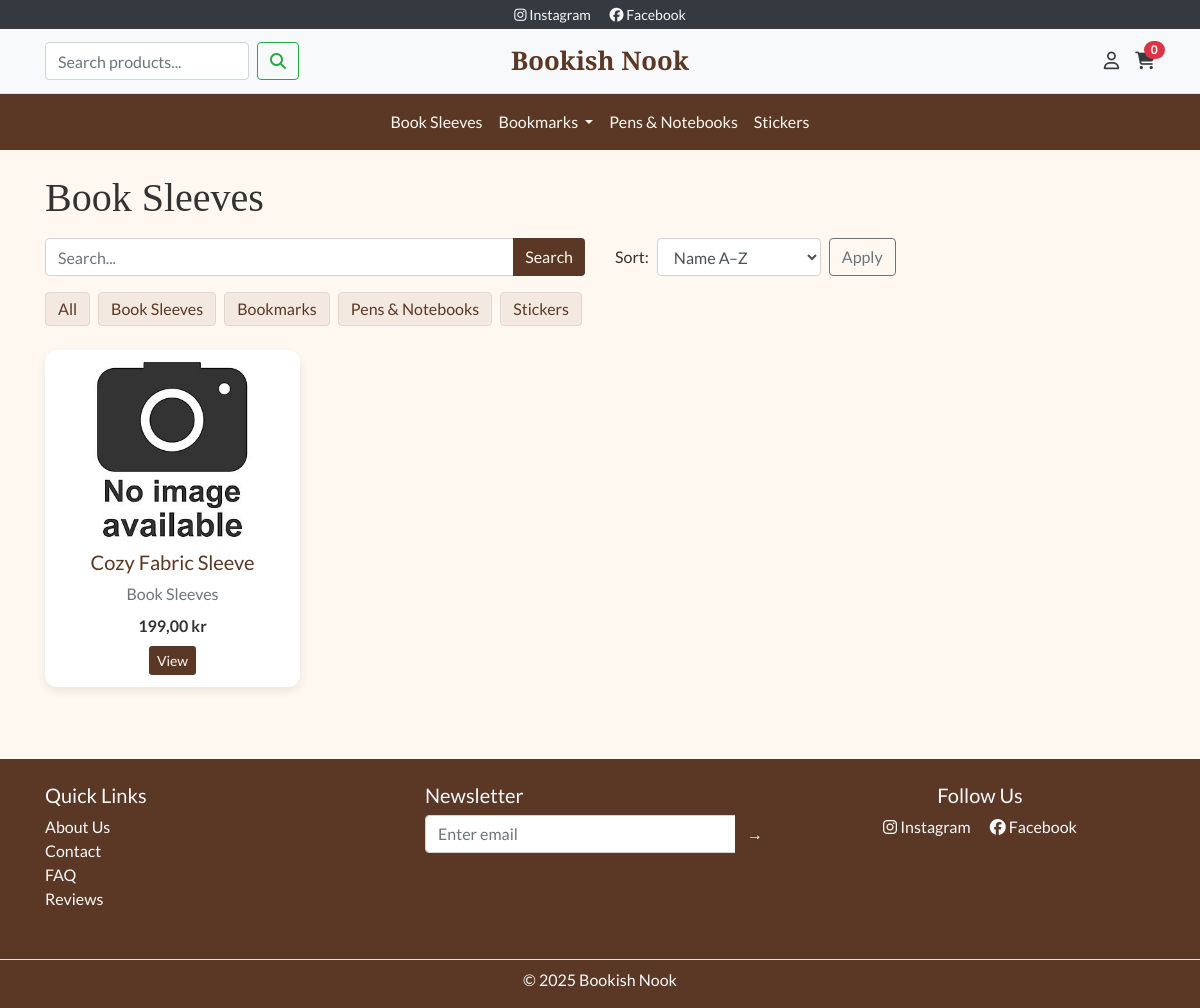
The app's page /products/category/book-sleeves/, older data.
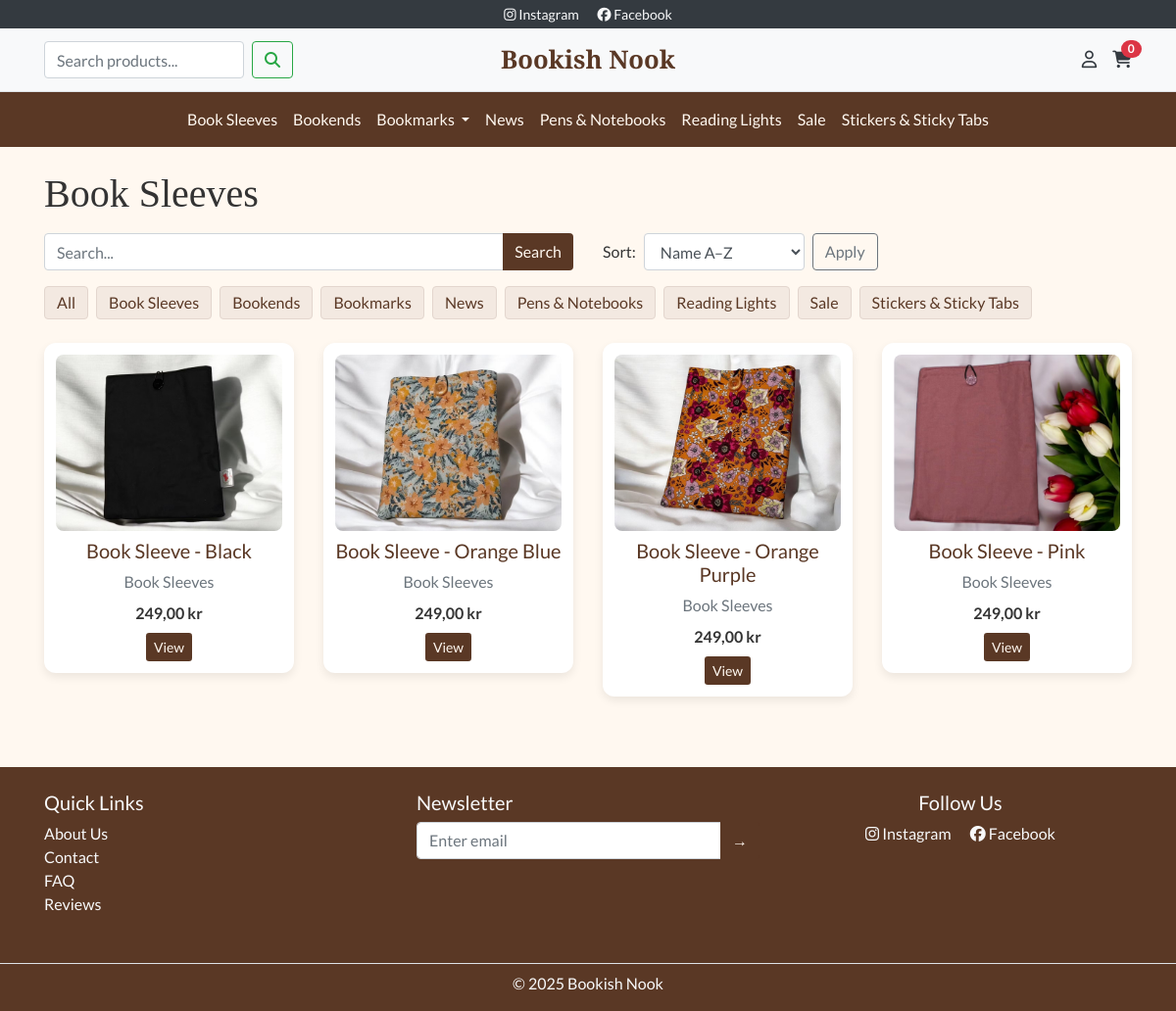
The same page, newer data.
### products/models.py (models this page shows, shortened)
class Category(models.Model):
    name = models.CharField(max_length=100)
    slug = models.SlugField(max_length=110, unique=False)
    parent = models.ForeignKey(
        "self", null=True, blank=True,
        related_name="children", on_delete=models.CASCADE
    )
    is_active = models.BooleanField(default=True)
    description = models.TextField(blank=True)
    class Meta:
        unique_together = ("parent", "slug")  # samma slug kan finnas under olika föräldrar
        ordering = ["parent__id", "name"]
    @property
    def slug_path(self):
        parts, c = [], self
        while c:
            parts.append(c.slug)
            c = c.parent
        return "/".join(reversed(parts))
    def get_absolute_url(self):
        return f"/products/category/{self.slug_path}/"
    def descendant_ids(self):
        ids = [self.id]
        for child in self.children.all():
            ids.extend(child.descendant_ids())
        return ids

class Product(models.Model):
    category = models.ForeignKey(Category, on_delete=models.PROTECT, related_name="products")
    name = models.CharField(max_length=150)
    slug = models.SlugField(max_length=170, unique=True, blank=True)
    description = models.TextField(blank=True)
    price = models.DecimalField(max_digits=8, decimal_places=2)
    image = models.ImageField(upload_to="products/", blank=True, null=True)
    is_active = models.BooleanField(default=True)
    stock = models.PositiveIntegerField(default=0)
    created = models.DateTimeField(auto_now_add=True)
    updated = models.DateTimeField(auto_now=True)
    class Meta:
        ordering = ["name"]
    def get_absolute_url(self):
        return reverse("products:detail", args=[self.slug])

### products/views.py (the view)
# urls.py: path('', views.product_list, name='list'),  # /products/
def product_list(request, slug_path=None):
    products = Product.objects.filter(is_active=True).select_related("category")
    category = None
    if slug_path:
        category = _resolve_category_by_path(slug_path)
        products = products.filter(category_id__in=category.descendant_ids())
    q = request.GET.get("q")
    if q:
        products = products.filter(
            Q(name__icontains=q) | Q(description__icontains=q)
        )
    sort = request.GET.get("sort", "name")
    if sort not in ["name", "-name", "price", "-price", "created", "-created"]:
        sort = "name"
    products = products.order_by(sort)
    categories = Category.objects.filter(parent__isnull=True, is_active=True).order_by("name")
    context = {
        "categories": categories,
        "category": category,
        "products": products,
        "sort": sort,
        "q": q,
    }
    return render(request, "products/product_list.html", context)

### bookshop/context_processors.py (called while the page is built)
def cart_count(request):
    cart = request.session.get("cart", {})
    return {"cart_count": sum(cart.values())}

def nav_categories(request):
    roots = Category.objects.filter(parent__isnull=True, is_active=True).order_by("name")
    bookmarks = Category.objects.filter(slug="bookmarks", parent__isnull=True).first()
    return {
        "root_categories": roots,      # alla rotkategorier
        "bookmarks_cat": bookmarks,    # Bookmarks-objektet (rot)
    }
    return {"root_categories": roots}

### products/templatetags/price_filters.py (called while the page is built)
@register.filter
def currency(value):
    try:
        dec = Decimal(value)
    except (InvalidOperation, TypeError, ValueError):
        return f"{value} kr"
    formatted = f"{dec:,.2f}".replace(",", " ").replace(".", ",")
    return f"{formatted} kr"

### products/views.py (called while the page is built)
def _resolve_category_by_path(slug_path: str):
    parts = [p for p in slug_path.split("/") if p]
    parent = None
    cat = None
    for slug in parts:
        cat = get_object_or_404(Category, slug=slug, parent=parent)
        parent = cat
    return cat

### products/templates/products/product_list.html (shortened to what this page needs)
{% extends "base.html" %}
{% load static price_filters %}
{% block content %}
<div class="row">
  <div class="col-12">
    <h1 class="bn-section-title mb-3">
      {% if category %}{{ category.name }}{% else %}All Products{% endif %}
    </h1>
  </div>
</div>
<div class="row align-items-center mb-3">
  <div class="col-12 col-md-6 mb-2 mb-md-0">
    <form class="w-100" method="get">
      <div class="input-group">
        <input class="form-control" type="text" name="q" placeholder="Search..." value="{{ q|default:'' }}">
        <div class="input-group-append">
          <button class="btn bn-btn-primary" type="submit">Search</button>
        </div>
      </div>
    </form>
  </div>
  <div class="col-12 col-md-6 d-flex justify-content-md-end">
    <form class="form-inline w-100 w-md-auto" method="get">
      <label for="sort" class="mr-2 mb-2 mb-md-0">Sort:</label>
      <select id="sort" name="sort" class="form-control mr-2 mb-2 mb-md-0">
        <option value="name"     {% if sort == "name" %}selected{% endif %}>Name A–Z</option>
      </select>
      <button class="btn btn-outline-secondary mb-2 mb-md-0" type="submit">Apply</button>
    </form>
  </div>
</div>
<div class="bn-chipwrap mb-3">
  <a href="{% url 'products:list' %}" class="btn bn-chip mb-2">All</a>
  {% for c in categories %}
    <a href="{{ c.get_absolute_url }}" class="btn bn-chip mb-2">{{ c.name }}</a>
  {% endfor %}
</div>
<div class="row">
  {% for p in products %}
  <div class="col-md-3 col-6 mb-4">
    <div class="bn-card text-center">
      {% if p.image %}
        <img src="{{ p.image.url }}" class="img-fluid bn-card-img" alt="{{ p.name }}">
      {% else %}
        <img src="{% static 'images/placeholder.jpg' %}" class="img-fluid bn-card-img" alt="{{ p.name }}">
      {% endif %}
      <h5 class="mt-2">{{ p.name }}</h5>
      <div class="text-muted mb-2">{{ p.category.name }}</div>
      <div class="font-weight-bold mb-2">{{ p.price|currency }}</div>
      <a href="{{ p.get_absolute_url }}" class="btn bn-btn-primary btn-sm">View</a>
    </div>
  </div>
  {% empty %}
  <div class="col-12 text-center py-5">No products found.</div>
  {% endfor %}
</div>
{% endblock %}

### templates/base.html (shortened to what this page needs)
{% load static %}
<!DOCTYPE html>
<html lang="en">
<head>
  <link href="https://cdn.jsdelivr.net/npm/bootstrap@4.6.2/dist/css/bootstrap.min.css" rel="stylesheet">
  <link href="{% static 'css/style.css' %}" rel="stylesheet">
  <link rel="stylesheet" href="https://cdnjs.cloudflare.com/ajax/libs/font-awesome/6.5.1/css/all.min.css">
</head>
<body class="bn-bg">
  {% include "includes/header.html" %}
  <main class="container my-4">
    {% block content %}{% endblock %}
  </main>
  {% include "includes/footer.html" %}
</body>
</html>

### templates/includes/header.html (shortened to what this page needs)
<div class="bg-dark text-light text-center py-1 small">
  <a href="#" class="text-light mx-2"><i class="fab fa-instagram"></i> Instagram</a>
  <a href="#" class="text-light mx-2"><i class="fab fa-facebook"></i> Facebook</a>
</div>
<nav class="navbar navbar-light bg-light border-bottom py-2">
  <div class="container navbar-grid">
    <div class="d-flex align-items-center">
      <form action="{% url 'products:list' %}" method="get" class="form-inline d-none d-lg-flex">
        <input class="form-control mr-2"
          type="search"
          name="q"
          placeholder="Search products..."
          aria-label="Search"
          value="{{ request.GET.q|default:'' }}">
        <button class="btn btn-outline-success" type="submit">
          <i class="fas fa-search"></i>
        </button>
      </form>
    </div>
    <a class="navbar-brand bn-title text-center mx-0" href="/">Bookish Nook</a>
    <div class="d-flex align-items-center justify-content-end">
      <a href="#" class="text-dark mr-3 d-none d-md-inline" title="My Account">
        <i class="far fa-user"></i>
      </a>
      <a href="{% url 'cart:view' %}" class="text-dark position-relative" title="Cart">
        <i class="fas fa-shopping-cart"></i>
        <span class="badge badge-pill badge-danger position-absolute" style="top:-8px; right:-10px;">
          {{ cart_count|default:0 }}
        </span>
      </a>
    </div>
  </div>
</nav>
<nav class="navbar navbar-expand-lg navbar-dark bn-brown">
  <div class="collapse navbar-collapse justify-content-center" id="mainNav">
  <ul class="navbar-nav bn-navbar">
  {% for root in root_categories %}
    {% if bookmarks_cat and root.id == bookmarks_cat.id %}
      <li class="nav-item dropdown">
        <a class="nav-link dropdown-toggle"
           href="{{ bookmarks_cat.get_absolute_url }}"
           id="navBookmarks"
           data-toggle="dropdown" aria-haspopup="true" aria-expanded="false">
          {{ bookmarks_cat.name }}
        </a>
      </li>
    {% else %}
      <li class="nav-item">
        <a class="nav-link" href="{{ root.get_absolute_url }}">{{ root.name }}</a>
      </li>
    {% endif %}
  {% endfor %}
  </ul>
  </div>
</nav>

### templates/includes/footer.html
<footer class="bn-brown text-light mt-5 pt-4 pb-2">
  <div class="container text-center text-md-left">
    <div class="row">
      <div class="col-md-4 mb-3">
        <h5 class="bn-h5">Quick Links</h5>
        <ul class="list-unstyled">
          <li><a href="#" class="text-light">About Us</a></li>
          <li><a href="#" class="text-light">Contact</a></li>
          <li><a href="#" class="text-light">FAQ</a></li>
          <li><a href="#" class="text-light">Reviews</a></li>
        </ul>
      </div>
      <div class="col-md-4 mb-3">
        <h5 class="bn-h5">Newsletter</h5>
        <form>
          <div class="input-group">
            <input type="email" class="form-control" placeholder="Enter email">
            <div class="input-group-append">
              <button class="btn bn-btn-primary" type="submit">→</button>
            </div>
          </div>
        </form>
      </div>
      <div class="col-md-4 mb-3 text-center">
        <h5 class="bn-h5">Follow Us</h5>
        <a href="https://www.instagram.com/" class="text-light mx-2" target=”_blank” aria-labelledby="Link to Facebook that opens in a new tab">
          <i class="fab fa-instagram"></i> Instagram
        </a>
        <a href="https://www.facebook.com/" class="text-light mx-2" target=”_blank” aria-labelledby="Link to Instagram that opens in a new tab">
          <i class="fab fa-facebook"></i> Facebook
        </a>
      </div>
    </div>
  </div>
  <div class="text-center py-2 border-top mt-3">© 2025 Bookish Nook</div>
</footer>

### static/css/style.css (style rules this page uses)
body { font-family: 'Lato', sans-serif; color: #333333; background-color: #FFF8F0; }
h1, h2, h3, .bn-title, .bn-section-title { font-family: 'Playfair Display', serif; }
.bn-brown { background-color: #5A3825; }
.bn-btn-primary { background-color: #5A3825; border: none; color: #FFF8F0; }
.bn-card { background: #fff; border-radius: 12px; padding: 0.75rem; box-shadow: 0 4px 10px rgba(0,0,0,0.08); transition: transform .15s ease, box-shadow .15s ease; }
.bn-card-img { height: 180px; width: 100%; object-fit: cover; border-radius: 8px; }
.bn-title { font-size: 1.4rem; font-weight: 700; }
.navbar-grid { display: grid; grid-template-columns: 1fr auto 1fr; align-items: center; gap: .5rem; }
.navbar-light .navbar-brand.bn-title { color: #5A3825 !important; font-size: 1.6rem; font-weight: 700; }
.navbar .btn-link i, .navbar a i { font-size: 1.1rem; }
.navbar-dark .navbar-nav .nav-link { color: #FFF8F0; }
.navbar .container.navbar-grid { display: grid !important; grid-template-columns: 1fr auto 1fr; align-items: center; gap: .5rem; }
.navbar .container.navbar-grid .bn-title { justify-self: center; margin: 0; }
.bn-chipwrap { display: flex; flex-wrap: wrap; gap: 8px; }
.bn-chip { background: #F3E9E1; color: #5A3825; border: 1px solid #E3D6CE; padding: .375rem .75rem; line-height: 1.2; }
.bn-card h5 a, .bn-card h5, .bn-link { color: #5A3825; text-decoration: none; }

Row changes from the older to the newer data that the page shows:
removed Product: name "Cozy Fabric Sleeve", category.name "Book Sleeves", price "199,00 kr"
added Category: name "Bookends"
added Category: name "News"
added Category: name "Reading Lights"
added Category: name "Sale"
changed Category: name "Stickers" → "Stickers & Sticky Tabs"
added Product: image (picture), name "Book Sleeve - Black", category.name "Book Sleeves", price "249,00 kr"
added Product: image (picture), name "Book Sleeve - Orange Blue", category.name "Book Sleeves", price "249,00 kr"
added Product: image (picture), name "Book Sleeve - Orange Purple", category.name "Book Sleeves", price "249,00 kr"
added Product: image (picture), name "Book Sleeve - Pink", category.name "Book Sleeves", price "249,00 kr"
